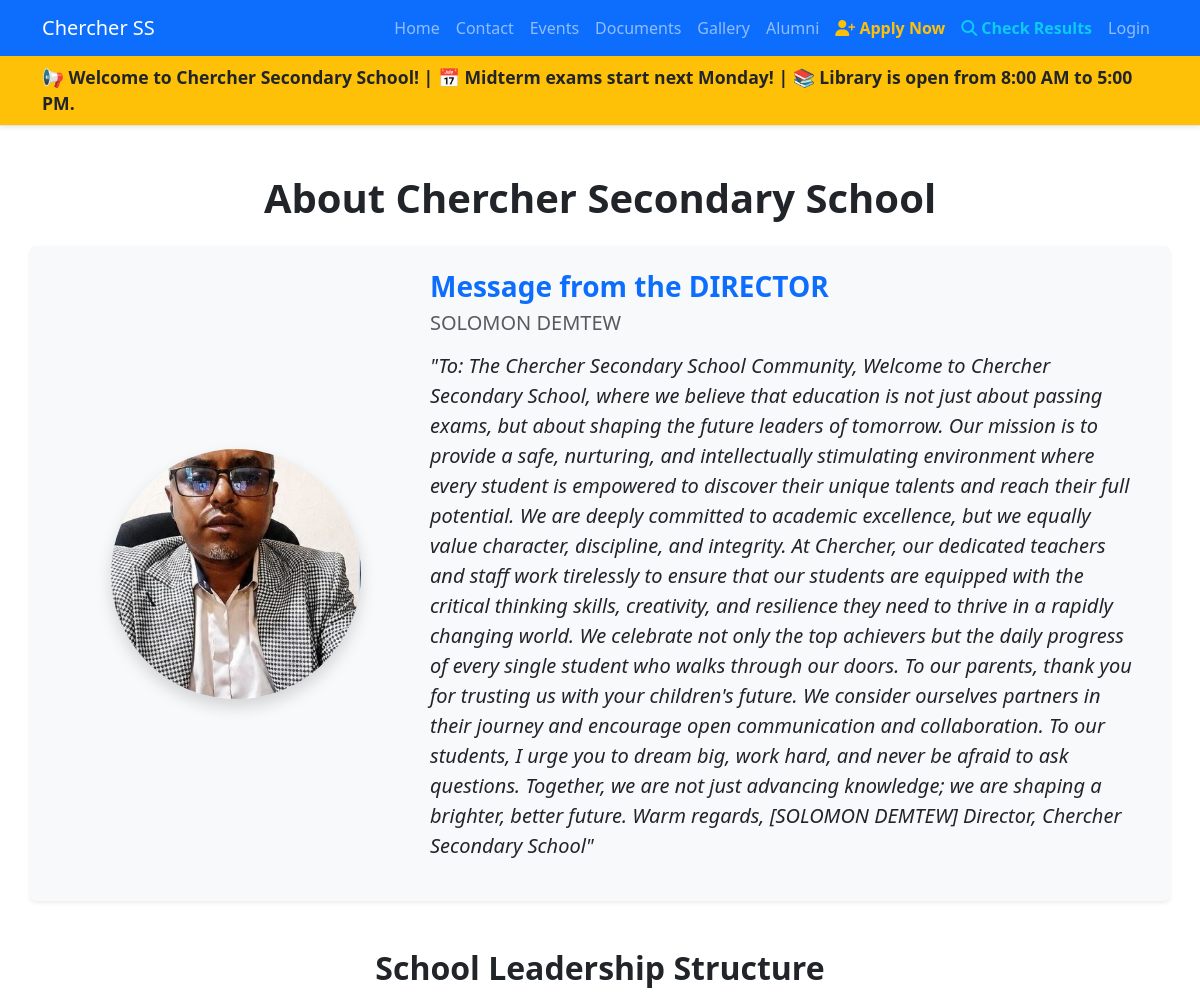
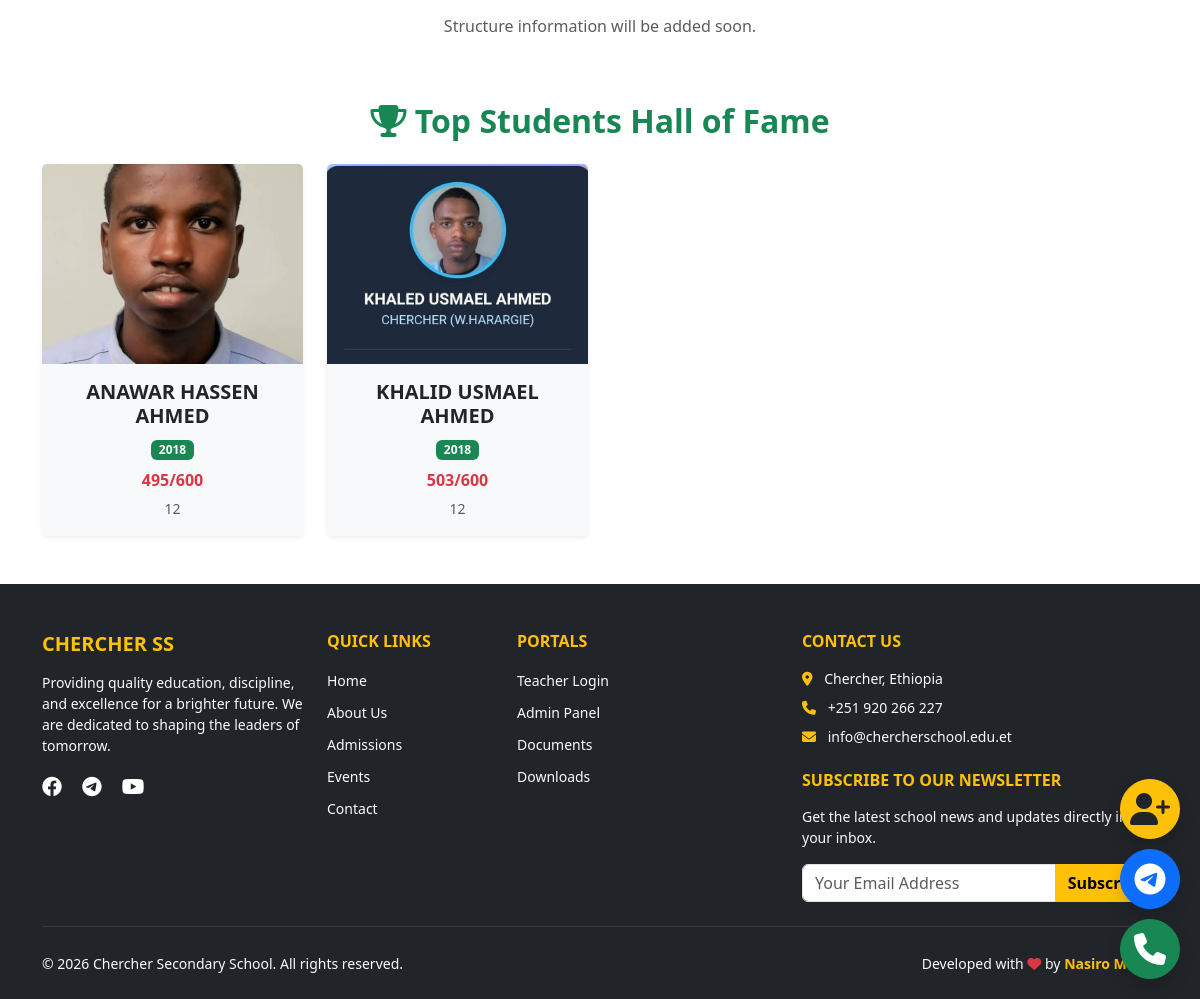
The page /about/ on the database its author committed (2 pictures, top to bottom).
### core/models.py (models this page shows, shortened)
class SchoolStructure(models.Model):
    role = models.CharField(max_length=100, help_text="e.g., Director, Vice Director")
    name = models.CharField(max_length=100)
    photo = models.ImageField(upload_to='structure/', blank=True, null=True)
    message = models.TextField(blank=True, help_text="Message from the Director or role description")
    class Meta:
        verbose_name_plural = "School Structure & Director"

class TopStudent(models.Model):
    name = models.CharField(max_length=100)
    year = models.CharField(max_length=10, help_text="e.g., 2023, 2024")
    score = models.CharField(max_length=50, help_text="e.g., 595/600 or GPA 4.0")
    grade = models.CharField(max_length=50, blank=True, help_text="e.g., Grade 12 Natural Science")
    photo = models.ImageField(upload_to='top_students/', blank=True, null=True)
    class Meta:
        ordering = ['-year', 'name']
        verbose_name_plural = "Top Students"

### core/views.py (the view)
# urls.py: path('about/', views.about, name='about'),
def about(request):
    director = SchoolStructure.objects.filter(role__icontains='Director').first()
    structure = SchoolStructure.objects.exclude(role__icontains='Director')
    top_students = TopStudent.objects.all()
    return render(request, 'core/about.html', {
        'director': director,
        'structure': structure,
        'top_students': top_students
    })

### core/templates/core/about.html (shortened to what this page needs)
{% extends "base.html" %}
{% block content %}
<div class="container mt-5 mb-5">
    <h1 class="fw-bold text-center mb-4">About Chercher Secondary School</h1>
    {% if director %}
    <div class="row align-items-center bg-light rounded shadow-sm p-4 mb-5">
        <div class="col-md-4 text-center mb-3 mb-md-0">
            {% if director.photo %}
                <img src="{{ director.photo.url }}" class="img-fluid rounded-circle shadow" style="width: 250px; height: 250px; object-fit: cover;" alt="{{ director.name }}">
            {% else %}
                <div class="bg-secondary text-white rounded-circle d-inline-flex align-items-center justify-content-center shadow" style="width: 250px; height: 250px;">
                    <i class="fas fa-user-tie fa-5x"></i>
                </div>
            {% endif %}
        </div>
        <div class="col-md-8">
            <h3 class="fw-bold text-primary">Message from the {{ director.role }}</h3>
            <h5 class="text-muted mb-3">{{ director.name }}</h5>
            <p class="lead" style="font-style: italic;">"{{ director.message|default:'Welcome to Chercher Secondary School. We are committed to providing the best education for your children.' }}"</p>
        </div>
    </div>
    {% endif %}
    <h2 class="fw-bold mb-4 text-center">School Leadership Structure</h2>
    <div class="row g-4 mb-5 justify-content-center">
        {% for person in structure %}
        <div class="col-md-4">
            <div class="card h-100 border-0 shadow-sm text-center">
                {% if person.photo %}
                    <img src="{{ person.photo.url }}" class="card-img-top" alt="{{ person.name }}" style="height: 250px; object-fit: cover;">
                {% else %}
                    <div class="bg-secondary text-white d-flex align-items-center justify-content-center" style="height: 250px;">
                        <i class="fas fa-user fa-4x"></i>
                    </div>
                {% endif %}
                <div class="card-body bg-light">
                    <h5 class="card-title fw-bold">{{ person.name }}</h5>
                    <p class="card-text text-primary fw-bold">{{ person.role }}</p>
                    {% if person.message %}
                        <p class="card-text small text-muted">{{ person.message }}</p>
                    {% endif %}
                </div>
            </div>
        </div>
        {% empty %}
            <div class="col-12 text-center text-muted">
                <p>Structure information will be added soon.</p>
            </div>
        {% endfor %}
    </div>
    <h2 class="fw-bold mb-4 text-center text-success"><i class="fas fa-trophy"></i> Top Students Hall of Fame</h2>
    <div class="row g-4">
        {% for student in top_students %}
        <div class="col-md-3">
            <div class="card h-100 border-0 shadow-sm text-center">
                {% if student.photo %}
                    <img src="{{ student.photo.url }}" class="card-img-top" alt="{{ student.name }}" style="height: 200px; object-fit: cover;">
                {% else %}
                    <div class="bg-dark text-white d-flex align-items-center justify-content-center" style="height: 200px;">
                        <i class="fas fa-graduation-cap fa-4x"></i>
                    </div>
                {% endif %}
                <div class="card-body bg-light">
                    <h5 class="card-title fw-bold">{{ student.name }}</h5>
                    <span class="badge bg-success mb-2">{{ student.year }}</span>
                    <p class="card-text fw-bold text-danger mb-1">{{ student.score }}</p>
                    <small class="text-muted">{{ student.grade }}</small>
                </div>
            </div>
        </div>
        {% empty %}
            <div class="col-12 text-center text-muted">
                <p>Top student records will be added soon.</p>
            </div>
        {% endfor %}
    </div>
</div>
{% endblock %}

### rows shown on the page
SchoolStructure: photo (picture), role "DIRECTOR", name "SOLOMON DEMTEW", message "To: The Chercher Secondary School Community, Welcome to Chercher Secondary School, where we believe that education is not just about passing exams, but about shaping the future leaders of tomorrow. Our mission is to provide a safe, nurturing, and intellectually stimulating environment where every student is empowered to discover their unique talents and reach their full potential. We are deeply committed to academic excellence, but we equally value character, discipline, and integrity. At Chercher, our dedicated teachers and staff work tirelessly to ensure that our students are equipped with the critical thinking skills, creativity, and resilience they need to thrive in a rapidly changing…"
TopStudent: photo (picture), name "ANAWAR HASSEN AHMED", year "2018", score "495/600", grade "12"
TopStudent: photo (picture), name "KHALID USMAEL AHMED", year "2018", score "503/600", grade "12"
